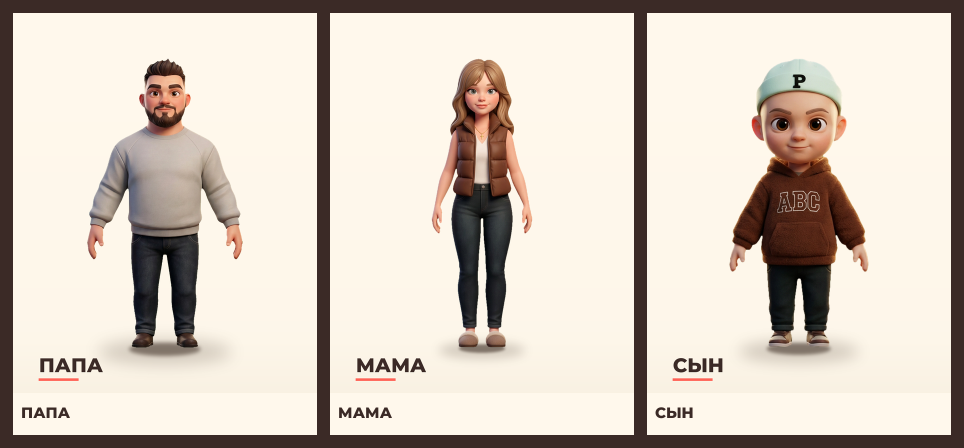
#> input picture studio/promo/renders/cards-sheet.png, 1928 x 896 px (shown at 1/2 size)
$ python -i promo_scene.py   (imports and definitions only)
#> lines starting #> are read from the running program, lines starting #| are printed output that depends on the picture; after the words box and inside, x2 and y2 are one past the last pixel; in counts of white or black regions, pixels touching at a corner belong together
#> further down, picture is the input picture: PIL image 1928x896 RGB; mean R, G, B 212.5, 201.7, 190.4
"""Сборка промо-кадров из мастеров: герой — пиксели эталона, генерация — только фон.

Почему так, а не «сгенерировать картинку по промпту»
----------------------------------------------------
Текстовый промпт не удерживает лицо. Модель каждый раз рисует «похожего, но
другого» героя: меняются глаза, форма бороды, пропорции. Для сериала это брак,
потому что зритель узнаёт героя по лицу, а не по описанию.

Поэтому в промо-кадре герой берётся **вырезанным из мастер-файла** и не
перерисовывается вообще. Масштаб выставляется по канону голов
(`characters/<id>/character.json`), подошвы ставятся на общую линию, под ноги
идёт контактная тень. Фон — либо плоская бумага студии, либо сгенерированная
(или нарисованная) плата без людей: там идентичности нет, и генерация безопасна.

Команды
-------
    python studio/engine/promo_scene.py list
    python studio/engine/promo_scene.py plate --format square --cast mom:stern \\
        --out studio/promo/renders/P03-art.png
    python studio/engine/promo_scene.py scene --format post-4x5 \\
        --cast dad:hips,mom:stern,son:point --bg studio/promo/plates/room.png \\
        --out studio/promo/renders/P01-art.png
    python studio/engine/promo_scene.py cards
    python studio/engine/promo_scene.py proof dad:front
"""

from __future__ import annotations

import argparse
import json
import os
import sys

from PIL import Image, ImageChops, ImageDraw, ImageFilter, ImageFont

HERE = os.path.dirname(os.path.abspath(__file__))
STUDIO = os.path.dirname(HERE)
FONT = os.path.join(STUDIO, "fonts", "Montserrat-800.ttf")
PROMO = os.path.join(STUDIO, "promo")
CANON = os.path.join(PROMO, "canon")
OUT = os.path.join(PROMO, "renders")
PLATES = os.path.join(PROMO, "plates")
CHARACTERS = os.path.join(STUDIO, "characters")

CUTOUTS = os.path.join(CANON, "cutouts.json")
IDENTITY = os.path.join(CANON, "identity.json")
FORMATS = os.path.join(CANON, "formats.json")

PAPER = "#FFF8EC"
SAGE = "#8AA88A"
INK = "#3B2A26"


# ------------------------------------------------------------------ данные


def load_json(path):
    with open(path, encoding="utf-8") as fh:
        return json.load(fh)


def cutouts():
    return load_json(CUTOUTS)["items"]


def identity():
    return load_json(os.path.join(CANON, "identity.json"))


def canon_heads():
    data = load_json(IDENTITY)["characters"]
    return {cid: char["height_heads"] for cid, char in data.items()}


def formats():
    return load_json(FORMATS)["formats"]


def char_json(cid):
    return load_json(os.path.join(CHARACTERS, cid, "character.json"))


# ------------------------------------------------------------- вырезание


def chroma_key(img):
    """Маска фигуры для плоского фона #00B140."""
    r, g, b = img.convert("RGB").split()
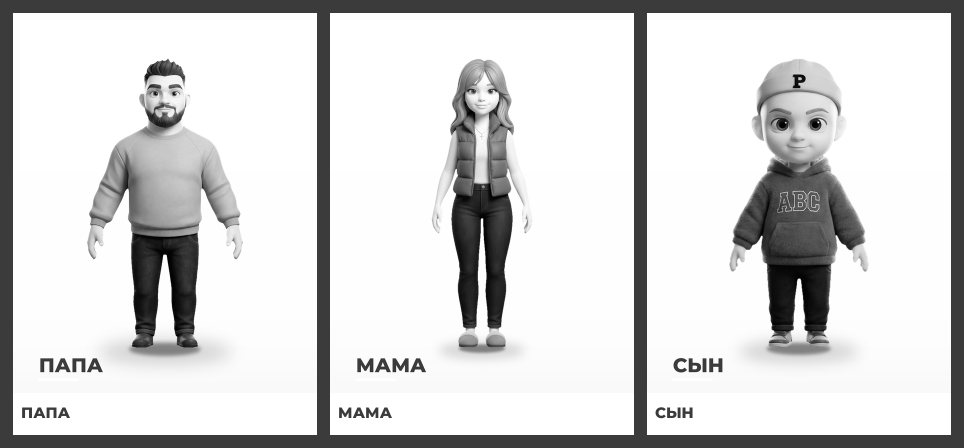
#> r: PIL image 1928x896 L (shown at 1/2 size); min 0, max 255, mean 212.5
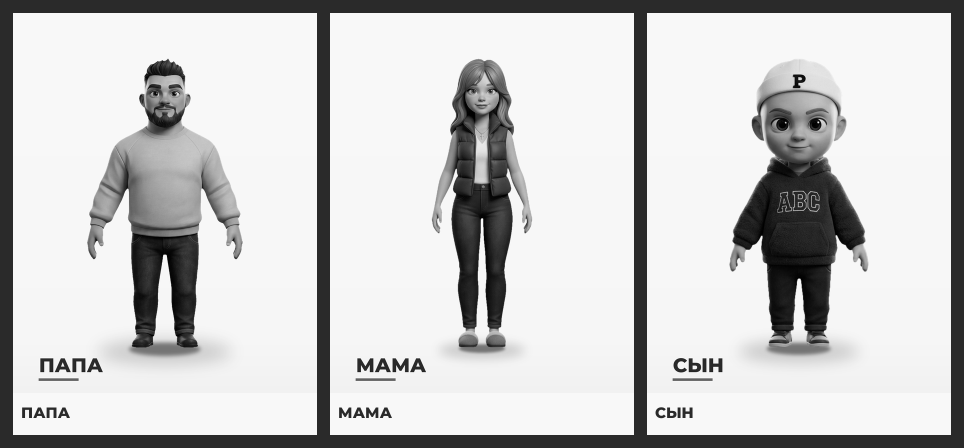
#> g: PIL image 1928x896 L (shown at 1/2 size); min 0, max 255, mean 201.7
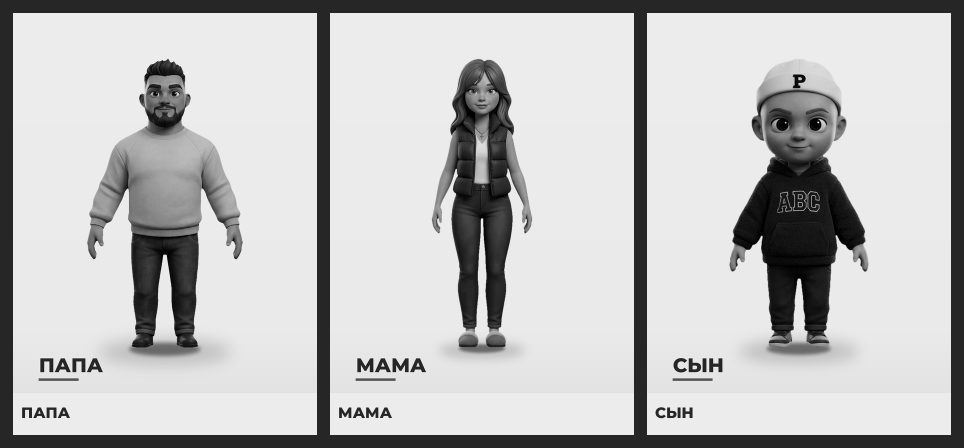
#> b: PIL image 1928x896 L (shown at 1/2 size); min 0, max 255, mean 190.4
    hi = g.point(lambda v: 255 if v > 80 else 0)
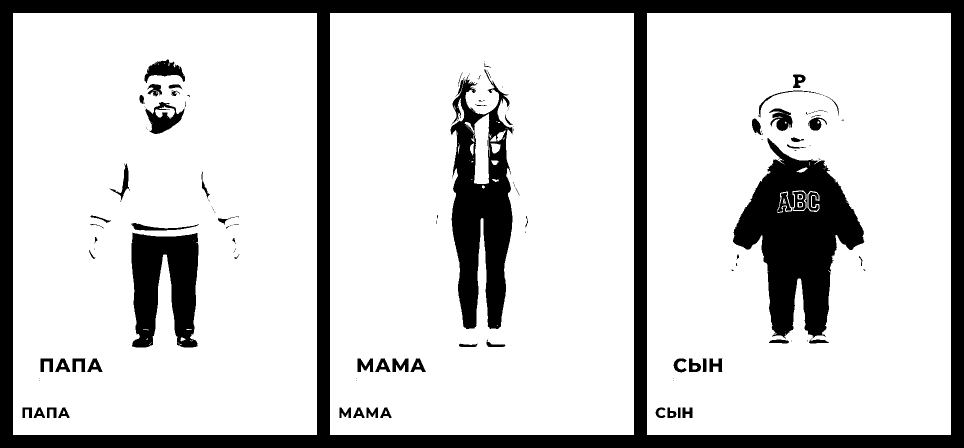
#> hi: PIL image 1928x896 L (shown at 1/2 size); 81.5% white; 165 black regions (97 under 20 px), largest, box (x1, y1, x2, y2) and area: (0, 0, 1928, 896) 188032, (1466, 276, 1729, 687) 51154, (901, 138, 1025, 658) 37484
    dg_r = ImageChops.subtract(g, r).point(lambda v: 255 if v > 40 else 0)
#> dg_r: PIL image 1928x896 L; every value is 0
    dg_b = ImageChops.subtract(g, b).point(lambda v: 255 if v > 40 else 0)
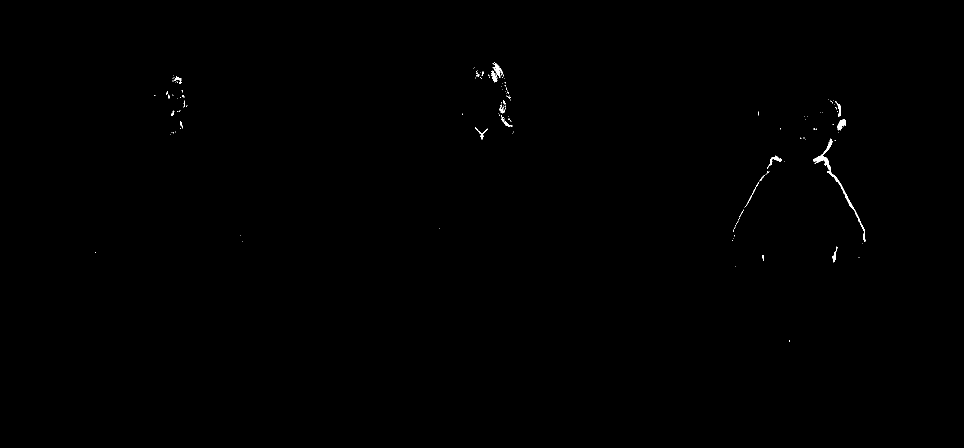
#> dg_b: PIL image 1928x896 L (shown at 1/2 size); 0.18% white; 143 white regions (125 under 20 px), largest, box (x1, y1, x2, y2) and area: (1626, 278, 1731, 484) 1068, (1674, 238, 1692, 261) 233, (985, 126, 1008, 156) 216
    return ImageChops.invert(ImageChops.multiply(hi, ImageChops.multiply(dg_r, dg_b)))
#> returned value: PIL image 1928x896 L; every value is 255


# [202 lines left out: functions despill, cutout, cover, studio_background, _shadow_ellipse, floor_overlay and 6 more, not called in this run]


def cmd_scene(args):
    cmd_plate(args)


# [225 lines left out: functions cmd_lineup, fit_font, cmd_cards, cmd_sheet, cmd_proof, main, not called in this run]


# [2 lines not run here, left out]

>>> from PIL import Image
>>> picture = Image.open('../promo/renders/cards-sheet.png')
>>> result = chroma_key(picture)

$ run again, on studio/promo/renders/P03-square.png
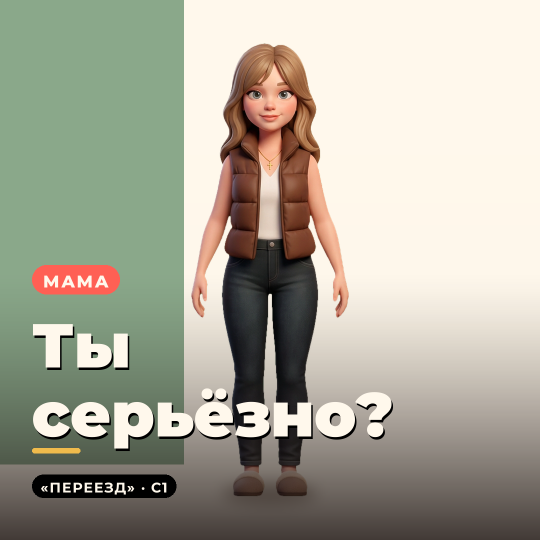
#> input picture studio/promo/renders/P03-square.png, 1080 x 1080 px (shown at 1/2 size)
#> picture is the input picture: PIL image 1080x1080 RGB; mean R, G, B 171.6, 169.5, 154.5
#> in chroma_key, `hi = g.point(lambda v: 255 if v > 80 else 0)`:
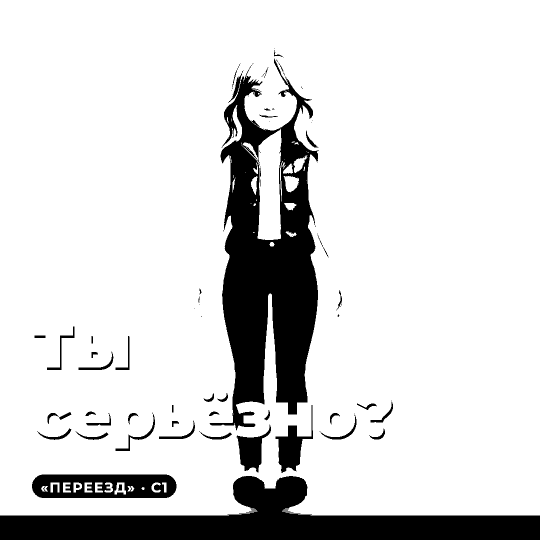
#> hi: PIL image 1080x1080 L (shown at 1/2 size); 85.6% white; 85 black regions (40 under 20 px), largest, box (x1, y1, x2, y2) and area: (419, 117, 637, 861) 81285, (0, 952, 1080, 1080) 61994, (64, 949, 353, 996) 10878
#> dg_r: PIL image 1080x1080 L; every value is 0
#> in chroma_key, `dg_b = ImageChops.subtract(g, b).point(lambda v: 255 if v > 40 else 0)`:
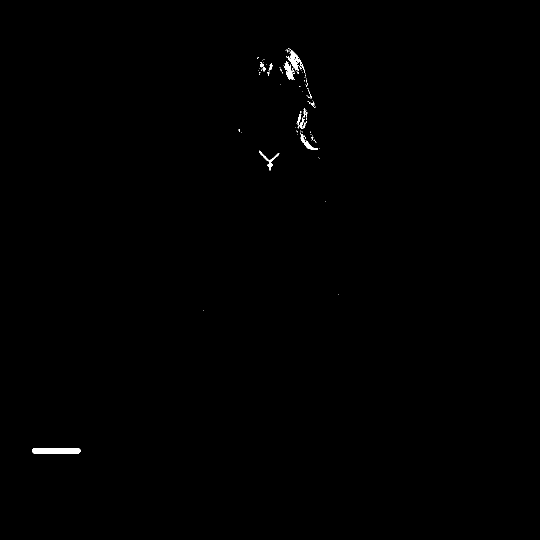
#> dg_b: PIL image 1080x1080 L (shown at 1/2 size); 0.27% white; 92 white regions (80 under 20 px), largest, box (x1, y1, x2, y2) and area: (64, 896, 161, 907) 1043, (573, 96, 610, 146) 522, (568, 122, 590, 160) 355
